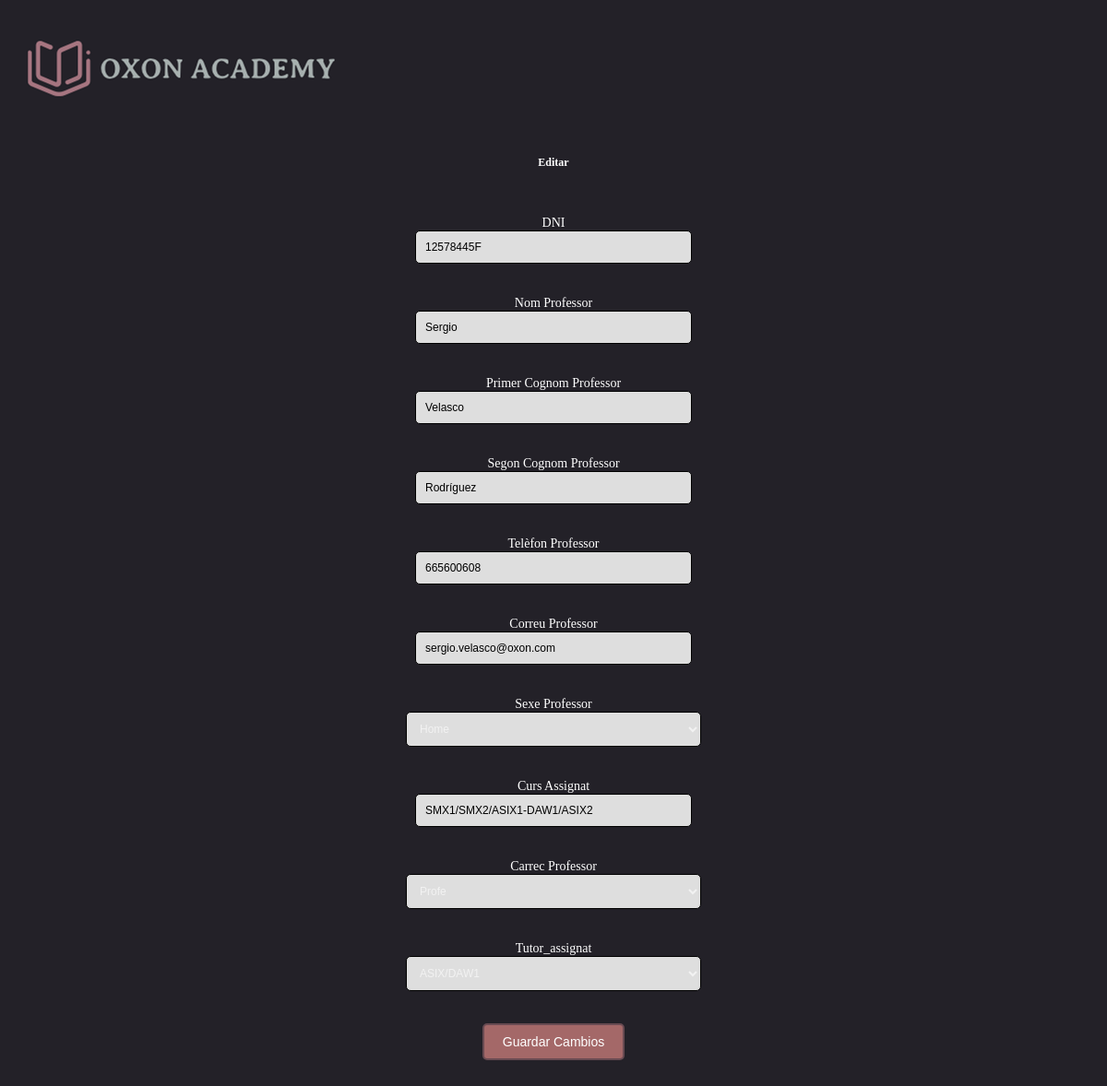
Screenshot of /WEB/formularios/professor/formeditarProfe.php?DNI=12578445F with the database file from the repository.
### tables this page shows
CREATE TABLE tbl_professors(
  DNI_professor CHAR(9) NOT NULL PRIMARY KEY,
  Nom_professor VARCHAR(30) NOT NULL,
  Primer_Cognom_professor VARCHAR(60) NOT NULL,
  Segon_Cognom_professor VARCHAR(60) NOT NULL,
  Telefon_professor CHAR(9) NOT NULL,
  Correu_professor VARCHAR(50) NOT NULL,
  Sexe_professor ENUM('Home', 'Dona', 'No binari') NOT NULL,
  Cursos_assignats VARCHAR(50) NOT NULL,
  Carrec_professor ENUM('Profe','Cap Departament','Profe/Cap Dept') NOT NULL,
  Tutor_assignat ENUM('SMX1','SMX2','ASIX1/DAW1','ASIX2','DAW2','No es tutor') NOT NULL
);

### WEB/formularios/professor/formeditarProfe.php (the view, shortened to what this page needs)
<?php
if (!isset($_GET['DNI'])){
    header('Location: ./../../crud_profes.php');
    exit();
} else {
    require_once './../../conexion.php';
    try {
        $DNI = $_GET['DNI'];
        $stmt = $conn->prepare("SELECT * FROM tbl_professors WHERE DNI_professor = ?");
        $stmt->bindParam(1, $DNI);
        $stmt->execute();
        $datos_escuela = $stmt->fetchAll();
        $array = array();
        foreach($datos_escuela as $clave => $valor){
            $array = $valor;
        }
    } catch (PDOException $e) {
        echo "Error al obtener datos de la base de datos: " . $e->getMessage();
    }
}
?>
<head>
    <link rel="stylesheet" href="./../../css/csseditar_crear.css">
    <link rel="stylesheet" href="./../../css/style.css">
</head>
<body>
    <br>
    <div class="logo">
        <img src="./../../img/logoextendido.png" alt="LOGO">
    </div>
    <div class="titulo">
        <h1>Editar</h1>
    </div>
    <form action="./../../acciones/editarProfe.php" method="POST">
        <label for="DNI_Professor">DNI</label><br>
        <input type="text" id="DNI_Professor" name="DNI_Professor" value="<?php echo $array[0]; ?>" readonly> <br><br>
        <label for="Nom_Professor">Nom Professor</label><br>
        <input type="text" id="Nom_Professor" name="Nom_Professor" value="<?php echo $array[1];?>" required><br><br>
        <label for="Primer_Cognom_Professor">Primer Cognom Professor</label><br>
        <input type="text" id="Primer_Cognom_Professor" name="Primer_Cognom_Professor" value="<?php echo $array[2];?>" required><br><br>
        <label for="Segon_Cognom_Professor">Segon Cognom Professor</label><br>
        <input type="text" id="Segon_Cognom_Professor" name="Segon_Cognom_Professor" value="<?php echo $array[3];?>" required><br><br>
        <label for="Telefon_Professor">Telèfon Professor</label><br>
        <input type="tel" id="Telefon_Professor" name="Telefon_Professor" value="<?php echo $array[4];?>" required><br><br>
        <label for="Correu_Professor">Correu Professor</label><br>
        <input type="email" id="Correu_Professor" name="Correu_Professor" value="<?php echo $array[5];?>" required><br><br>
        <label for="Sexe_Professor">Sexe Professor</label><br>
        <select id="Sexe_Professor" name="Sexe_Professor" class="selectform" required>
            <option value="Home" <?php echo ($array[6] == 'Home') ? 'selected' : ''; ?>>Home</option>
        </select>
        <br><br>
        <label for="Curs_Assignat">Curs Assignat</label><br>
        <input type="text" id="Curs_Assignat" name="Cursos_assignats" value="<?php echo $array[7]?>"><br><br>
        <label for="Carrec_Professor">Carrec Professor</label>
        <br>
        <select id="Carrec_Professor" name="Carrec_Professor" class="selectform" required>
            <option value="Profe" <?php echo ($array[8] == 'Profe') ? 'selected' : ''; ?>>Profe</option>
        </select>
        <br><br>
        <label for="Tutor_assignat">Tutor_assignat</label><br>
        <select id="Tutor_assignat" name="Tutor_assignat" class="selectform" required>
            <option value="3" <?php echo ($array[9] == '3') ? 'selected' : ''; ?>>ASIX/DAW1</option>
        </select>
        <br><br>
        <input type="submit" value="Guardar Cambios" class="button_form">
    </form><br><br>
</body>

### WEB/css/csseditar_crear.css (style rules this page uses)
* { background-color: rgb(35, 33, 40); color:#f2f2f2; }
input[type="text"] { width: 100%; }
.titulo { text-align: center; }
.button_form { display: inline-block; padding: 10px 20px; text-decoration: none; background-color: #a47580; border: 2px solid #674950; border-radius: 5px; }

### WEB/css/style.css (style rules this page uses)
* { font-size: 12px; }
body { margin: 0%; }
h1 { text-align: center; margin-top: 3em; color: white; }
form { margin-top: 50px; text-align: center; }
form label { color: white; font-size: 14px; }
form input { color: black; }
form input[type="text"], form input[type="tel"], form input[type="password"], form input[type="email"], form input[type="number"], .selectform { width: 100%; max-width: 300px; padding: 10px; margin-bottom: 20px; border-radius: 5px; border: 1px solid rgb(0, 0, 0); background-color: #dedede; }
form input[type="submit"] { padding: 10px 20px; color: #ffffff; text-decoration: none; font-size: 14px; border-radius: 5px; border: 2px solid #694b52; background-color: rgb(164, 104, 104); transition: background-color 0.3s, color 0.3s; cursor: pointer; }
.selectform { width: 100%; max-width: 320px; padding: 10px; margin-bottom: 20px; border-radius: 5px; border: 1px solid black; }

### rows the page displays
tbl_professors: DNI_Professor "12578445F", Nom_Professor "Sergio", Primer_Cognom_Professor "Velasco", Segon_Cognom_Professor "Rodríguez", Telefon_Professor "665600608", Correu_Professor "sergio.velasco@oxon.com", Sexe_Professor "Home", Cursos_assignats "SMX1/SMX2/ASIX1-DAW1/ASIX2", Carrec_Professor "Profe"
